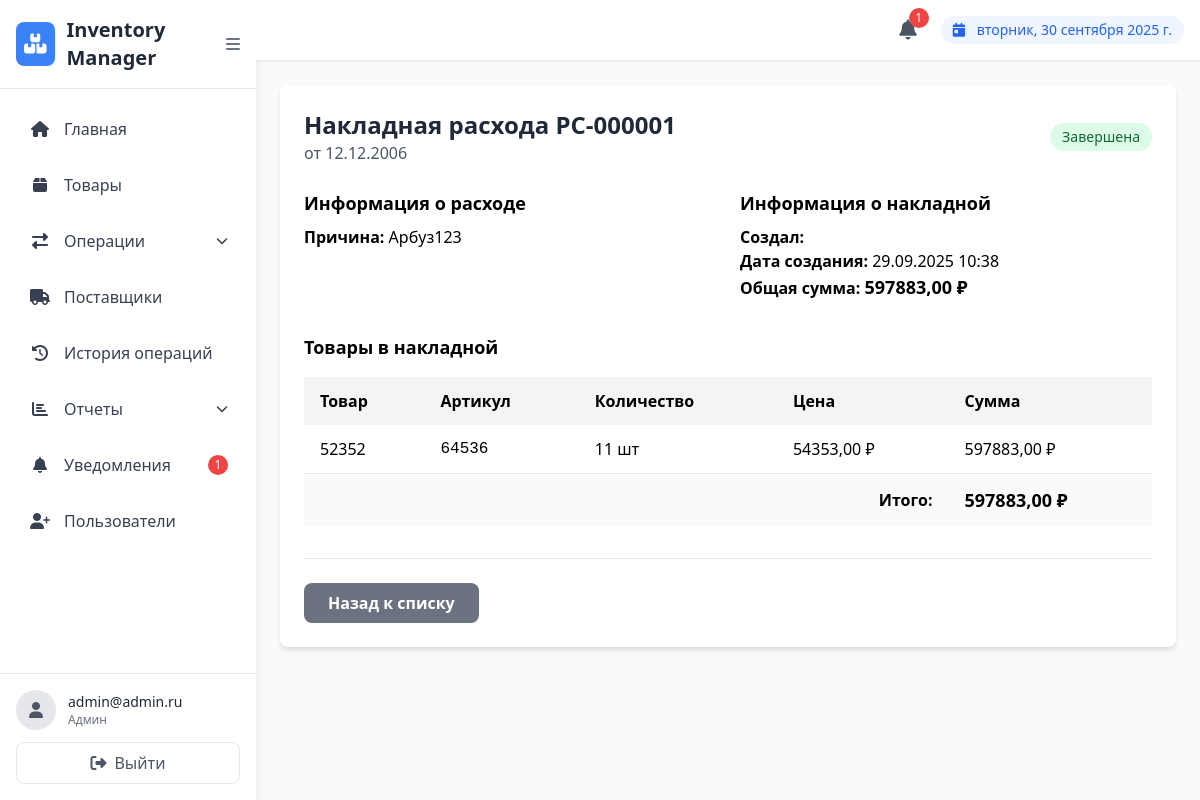
/expenses/invoices/1/ (signed in), run on the app's committed database.
### users/models.py (models this page shows, shortened)
class CustomUser(AbstractUser):
    ROLE_CHOICES = [
        ('admin', 'Админ'),
        ('manager', 'Менеджер'),
        ('viewer', 'Наблюдатель'),
    ]
    role = models.CharField(
        max_length=20,
        choices=ROLE_CHOICES,
        default='manager',
        verbose_name='Role'
    )
    email = models.EmailField(unique=True, verbose_name='Email')
    USERNAME_FIELD = 'email'
    REQUIRED_FIELDS = ['username']
    class Meta:
        verbose_name = 'Пользователь'
        verbose_name_plural = 'Пользователи'

### expenses/models.py (models this page shows, shortened)
class ExpenseInvoice(models.Model):
    STATUS_CHOICES = [
        ('draft', 'Черновик'),
        ('completed', 'Завершена'),
        ('cancelled', 'Отменена'),
    ]
    invoice_number = models.CharField(max_length=50, unique=True, verbose_name='Номер накладной')
    expense_date = models.DateField(verbose_name='Дата расхода')
    reason = models.ForeignKey(ExpenseReason, on_delete=models.PROTECT, verbose_name='Причина расхода')
    status = models.CharField(max_length=10, choices=STATUS_CHOICES, default='draft', verbose_name='Статус')
    total_amount = models.DecimalField(max_digits=12, decimal_places=2, default=0, verbose_name='Общая стоимость')
    comment = models.TextField(blank=True, verbose_name='Комментарий')
    created_by = models.ForeignKey(User, on_delete=models.PROTECT, verbose_name='Создал')
    created_at = models.DateTimeField(auto_now_add=True, verbose_name='Дата создания')
    updated_at = models.DateTimeField(auto_now=True, verbose_name='Дата обновления')
    class Meta:
        verbose_name = 'Накладная расхода'
        verbose_name_plural = 'Накладные расхода'
        ordering = ['-expense_date', '-created_at']

class ExpenseReason(models.Model):
    name = models.CharField(max_length=255, verbose_name='Название причины')
    description = models.TextField(blank=True, verbose_name='Описание')
    class Meta:
        verbose_name = 'Причина расхода'
        verbose_name_plural = 'Причины расхода'

class ExpenseInvoiceItem(models.Model):
    invoice = models.ForeignKey(ExpenseInvoice, on_delete=models.CASCADE, verbose_name='Накладная')
    product = models.ForeignKey(Product, on_delete=models.PROTECT, verbose_name='Товар')
    quantity = models.PositiveIntegerField(verbose_name='Количество')
    total_price = models.DecimalField(max_digits=10, decimal_places=2, editable=False, verbose_name='Общая стоимость')
    class Meta:
        verbose_name = 'Строка накладной расхода'
        verbose_name_plural = 'Строки накладной расхода'
        unique_together = ['invoice', 'product']

### products/models.py (models this page shows, shortened)
class Product(models.Model):
    UNIT_CHOICES = [
        ('шт', 'шт'),
        ('кг', 'Килограммы'),
        ('м', 'Метры'),
    ]
    name = models.CharField(max_length=255, verbose_name='Название')
    sku = models.CharField(max_length=100, unique=True, verbose_name='Артикул (SKU)')
    description = models.TextField(blank=True, verbose_name='Описание')
    category = models.ForeignKey(Category, on_delete=models.SET_NULL, null=True, blank=True, verbose_name='Категория')
    unit = models.CharField(max_length=10, choices=UNIT_CHOICES, default='шт', verbose_name='Единица измерения')
    price = models.DecimalField(max_digits=10, decimal_places=2, verbose_name='Цена за единицу')
    min_stock = models.PositiveIntegerField(default=0, verbose_name='Минимальный запас')
    quantity = models.PositiveIntegerField(default=0, verbose_name='Текущий остаток')
    image = models.ImageField(upload_to='products/', blank=True, null=True, verbose_name='Фото')
    created_at = models.DateTimeField(auto_now_add=True, verbose_name='Дата создания')
    updated_at = models.DateTimeField(auto_now=True, verbose_name='Дата обновления')
    created_by = models.ForeignKey(User, on_delete=models.SET_NULL, null=True, verbose_name='Создал')
    class Meta:
        verbose_name = 'Товар'
        verbose_name_plural = 'Товары'
        ordering = ['-created_at']

### expenses/views.py (the view)
# urls.py: path('invoices/<int:pk>/', views.expense_invoice_detail, name='expense_invoice_detail'),
@login_required
@user_passes_test(is_admin_or_manager)
def expense_invoice_detail(request, pk):
    invoice = get_object_or_404(ExpenseInvoice.objects.prefetch_related('expenseinvoiceitem_set__product'), pk=pk)
    items = invoice.expenseinvoiceitem_set.all()
    return render(request, 'expenses/expense_invoice_detail.html', {
        'invoice': invoice,
        'items': items
    })

### expenses/views.py (called while the page is built)
def is_admin_or_manager(user):
    return user.is_authenticated and user.role in ['admin', 'manager']

### expenses/templates/expenses/expense_invoice_detail.html (shortened to what this page needs)
{% extends "users/base.html" %}
{% block content %}
<div>
    <div class="bg-white rounded-lg shadow-md p-6">
        <div class="flex justify-between items-center mb-6">
            <div>
                <h2 class="text-2xl font-bold text-gray-800">Накладная расхода {{ invoice.invoice_number }}</h2>
                <p class="text-gray-600">от {{ invoice.expense_date|date:"d.m.Y" }}</p>
            </div>
            <span class="px-3 py-1 text-sm rounded-full
                {% if invoice.status == 'draft' %}bg-yellow-100 text-yellow-800
                {% elif invoice.status == 'completed' %}bg-green-100 text-green-800
                {% else %}bg-red-100 text-red-800{% endif %}">
                {{ invoice.get_status_display }}
            </span>
        </div>
        <div class="grid grid-cols-1 md:grid-cols-2 gap-6 mb-8">
            <div>
                <h3 class="text-lg font-semibold mb-2">Информация о расходе</h3>
                <p><strong>Причина:</strong> {{ invoice.reason.name }}</p>
            </div>
            <div>
                <h3 class="text-lg font-semibold mb-2">Информация о накладной</h3>
                <p><strong>Создал:</strong> {{ invoice.created_by.get_full_name }}</p>
                <p><strong>Дата создания:</strong> {{ invoice.created_at|date:"d.m.Y H:i" }}</p>
                <p><strong>Общая сумма:</strong> <span class="font-bold text-lg">{{ invoice.total_amount }} ₽</span></p>
            </div>
        </div>
        <h3 class="text-lg font-semibold mb-4">Товары в накладной</h3>
        <div class="overflow-x-auto">
            <table class="min-w-full bg-white rounded-lg">
                <thead>
                    <tr class="bg-gray-100">
                        <th class="py-3 px-4 text-left">Товар</th>
                        <th class="py-3 px-4 text-left">Артикул</th>
                        <th class="py-3 px-4 text-left">Количество</th>
                        <th class="py-3 px-4 text-left">Цена</th>
                        <th class="py-3 px-4 text-left">Сумма</th>
                    </tr>
                </thead>
                <tbody>
                    {% for item in items %}
                    <tr class="border-b border-gray-200">
                        <td class="py-3 px-4">{{ item.product.name }}</td>
                        <td class="py-3 px-4 font-mono">{{ item.product.sku }}</td>
                        <td class="py-3 px-4">{{ item.quantity }} {{ item.product.get_unit_display }}</td>
                        <td class="py-3 px-4">{{ item.product.price }} ₽</td>
                        <td class="py-3 px-4 font-medium">{{ item.total_price }} ₽</td>
                    </tr>
                    {% empty %}
                    <tr>
                        <td colspan="5" class="py-4 px-4 text-center text-gray-500">
                            Нет товаров в накладной
                        </td>
                    </tr>
                    {% endfor %}
                </tbody>
                <tfoot>
                    <tr class="bg-gray-50">
                        <td colspan="4" class="py-3 px-4 text-right font-semibold">Итого:</td>
                        <td class="py-3 px-4 font-bold text-lg">{{ invoice.total_amount }} ₽</td>
                    </tr>
                </tfoot>
            </table>
        </div>
        <div class="flex justify-between items-center mt-8 pt-6 border-t border-gray-200">
            <a href="{% url 'expenses:expense_invoice_list' %}" class="bg-gray-500 hover:bg-gray-600 text-white font-bold py-2 px-6 rounded-lg">
                Назад к списку
            </a>
        </div>
    </div>
</div>
{% endblock %}

### users/templates/users/base.html (shortened to what this page needs)
<!DOCTYPE html>
<html lang="ru">
<head>
    <script src="https://cdn.tailwindcss.com"></script>
    <link rel="stylesheet" href="https://cdnjs.cloudflare.com/ajax/libs/font-awesome/6.4.0/css/all.min.css">
</head>
<body class="bg-gray-50 flex h-screen">
    <div class="sidebar bg-white shadow-lg w-64 flex flex-col">
        <div class="p-4 border-b border-gray-200 flex items-center justify-between">
            <div class="flex items-center">
                <div class="bg-blue-500 text-white p-2 rounded-lg">
                    <i class="fas fa-boxes text-xl"></i>
                </div>
                <h1 class="text-xl font-bold text-gray-800 ml-3">Inventory Manager</h1>
            </div>
            <button id="sidebar-toggle" class="text-gray-500 hover:text-gray-700">
                <i class="fas fa-bars"></i>
            </button>
        </div>
        <nav class="flex-1 p-4">
            <ul class="space-y-2">
                <li>
                    <a href="{% url 'users:home' %}" class="flex items-center p-3 text-gray-700 rounded-lg hover:bg-blue-50 hover:text-blue-600 transition duration-200">
                        <i class="fas fa-home w-6 text-center"></i>
                        <span class="nav-text ml-3 font-medium">Главная</span>
                    </a>
                </li>
                <li>
                    <a href="{% url 'products:list' %}" class="flex items-center p-3 text-gray-700 rounded-lg hover:bg-blue-50 hover:text-blue-600 transition duration-200">
                        <i class="fas fa-box w-6 text-center"></i>
                        <span class="nav-text ml-3 font-medium">Товары</span>
                    </a>
                </li>
                {% if user.role == 'admin' or user.role == 'manager' %}
                <li class="dropdown relative">
                    <a href="#" class="flex items-center justify-between p-3 text-gray-700 rounded-lg hover:bg-blue-50 hover:text-blue-600 transition duration-200">
                        <div class="flex items-center">
                            <i class="fas fa-exchange-alt w-6 text-center"></i>
                            <span class="nav-text ml-3 font-medium">Операции</span>
                        </div>
                        <i class="fas fa-chevron-down text-xs"></i>
                    </a>
                </li>
                <li>
                    <a href="{% url 'products:supplier_list' %}" class="flex items-center p-3 text-gray-700 rounded-lg hover:bg-blue-50 hover:text-blue-600 transition duration-200">
                        <i class="fas fa-truck w-6 text-center"></i>
                        <span class="nav-text ml-3 font-medium">Поставщики</span>
                    </a>
                </li>
                {% endif %}
                <li>
                    <a href="{% url 'products:history' %}" class="flex items-center p-3 text-gray-700 rounded-lg hover:bg-blue-50 hover:text-blue-600 transition duration-200">
                        <i class="fas fa-history w-6 text-center"></i>
                        <span class="nav-text ml-3 font-medium">История операций</span>
                    </a>
                </li>
                {% if user.role == 'admin' or user.role == 'manager' %}
                <li class="dropdown relative">
                    <a href="#" class="flex items-center justify-between p-3 text-gray-700 rounded-lg hover:bg-blue-50 hover:text-blue-600 transition duration-200">
                        <div class="flex items-center">
                            <i class="fas fa-chart-bar w-6 text-center"></i>
                            <span class="nav-text ml-3 font-medium">Отчеты</span>
                        </div>
                        <i class="fas fa-chevron-down text-xs"></i>
                    </a>
                </li>
                {% endif %}
                <li>
                    <a href="{% url 'notifications:list' %}" class="flex items-center p-3 text-gray-700 rounded-lg hover:bg-blue-50 hover:text-blue-600 transition duration-200">
                        <i class="fas fa-bell w-6 text-center"></i>
                        <span class="nav-text ml-3 font-medium">Уведомления</span>
                        {% if user.is_authenticated %}
                        <span id="sidebar-notification-badge" class="ml-auto bg-red-500 text-white text-xs rounded-full h-5 w-5 flex items-center justify-center hidden">
                        </span>
                        {% endif %}
                    </a>
                </li>
                {% if user.role == 'admin' %}
                <li>
                    <a href="{% url 'users:register' %}" class="flex items-center p-3 text-gray-700 rounded-lg hover:bg-blue-50 hover:text-blue-600 transition duration-200">
                        <i class="fas fa-user-plus w-6 text-center"></i>
                        <span class="nav-text ml-3 font-medium">Пользователи</span>
                    </a>
                </li>
                {% endif %}
            </ul>
        </nav>
        <div class="p-4 border-t border-gray-200">
            <div class="flex items-center">
                <div class="bg-gray-200 rounded-full w-10 h-10 flex items-center justify-center">
                    <i class="fas fa-user text-gray-600"></i>
                </div>
                <div class="ml-3">
                   {% if user.is_authenticated %}
  <p class="text-sm font-medium text-gray-800">{{ user.get_full_name|default:user.email }}</p>
{% else %}
  <p class="text-sm font-medium text-gray-800">Guest</p>
{% endif %}
                    <p class="text-xs text-gray-500">{{ user.get_role_display }}</p>
                </div>
            </div>
            <a href="{% url 'users:logout' %}" class="mt-3 flex items-center justify-center w-full p-2 text-gray-600 rounded-lg border border-gray-200 hover:bg-red-50 hover:text-red-600 hover:border-red-200 transition duration-200">
                <i class="fas fa-sign-out-alt"></i>
                <span class="nav-text ml-2">Выйти</span>
            </a>
        </div>
    </div>
    <div class="content-area flex-1 flex flex-col overflow-hidden">
        <header class="bg-white shadow-sm border-b border-gray-200">
            <div class="flex items-center justify-between p-4">
                <div class="flex items-center space-x-4">
                    <div class="relative">
                        <a href="{% url 'notifications:list' %}" class="relative p-2 text-gray-600 hover:text-blue-600 transition duration-200">
                            <i class="fas fa-bell text-xl"></i>
                            {% if user.is_authenticated %}
                            <span id="notification-badge" class="absolute -top-1 -right-1 bg-red-500 text-white text-xs rounded-full h-5 w-5 flex items-center justify-center hidden">
                            </span>
                            {% endif %}
                        </a>
                    </div>
                    <div class="bg-blue-50 text-blue-600 px-3 py-1 rounded-full text-sm">
                        <i class="fas fa-calendar-day mr-2"></i>
                        <span id="current-date"></span>
                    </div>
                </div>
            </div>
        </header>
        <main class="flex-1 overflow-y-auto p-6">
            {% block content %}
            {% endblock %}
        </main>
    </div>
</body>
</html>

### users/templates/users/base.html (style rules this page uses)
.sidebar { transition: all 0.3s ease; }
.content-area { transition: all 0.3s ease; }

### data on the page
CustomUser: get_full_name "admin@admin.ru", role "Админ"
ExpenseInvoice: invoice_number "РС-000001", expense_date "12.12.2006", status "Завершена", reason.name "Арбуз123", created_at "29.09.2025 10:38", total_amount "597883,00"
ExpenseInvoiceItem: product.name "52352", product.sku "64536", quantity "11", product.unit "шт", product.price "54353,00", total_price "597883,00"
